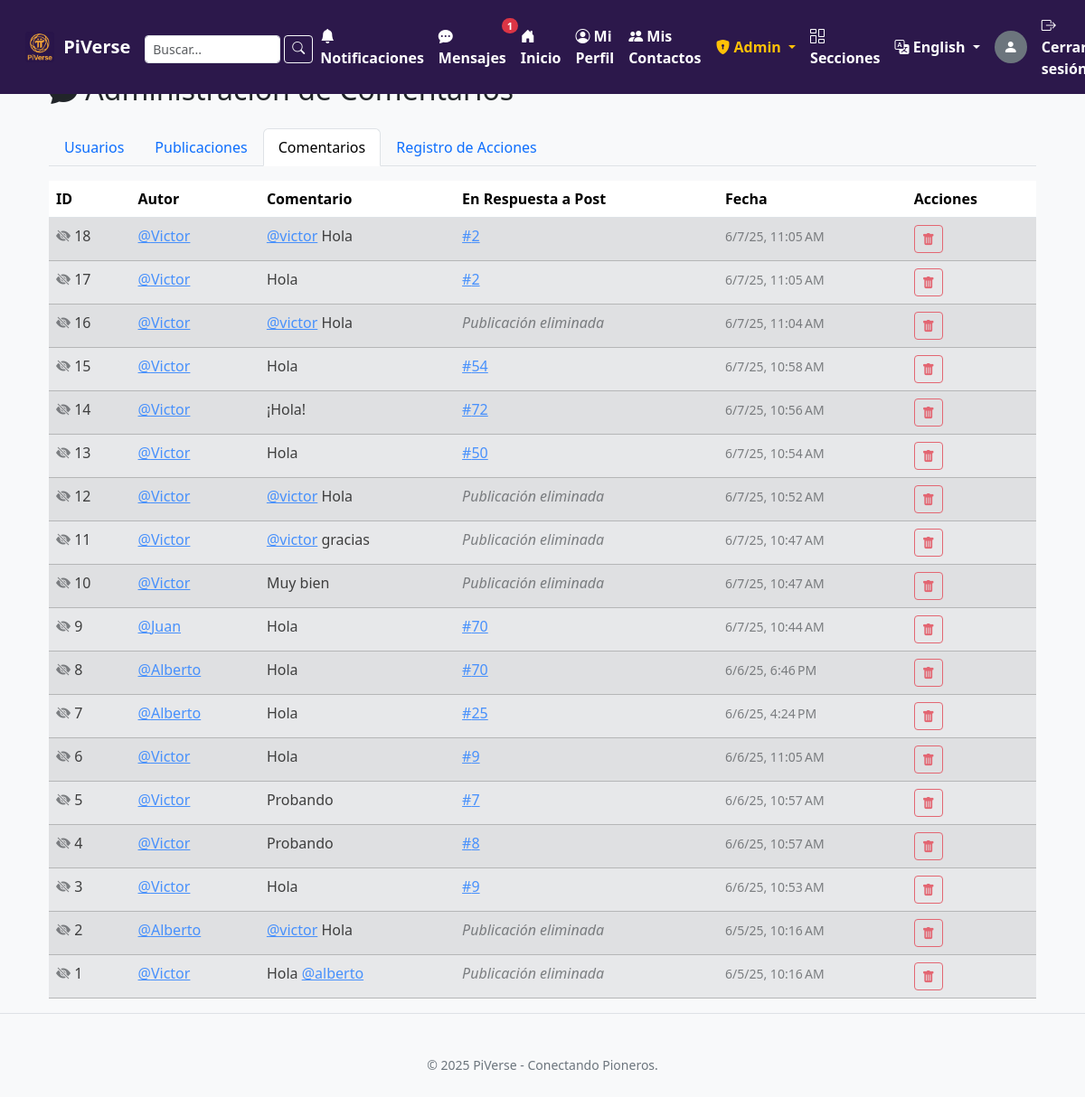
/admin/comments (signed in), run on the app's committed database.
### tables this page shows
CREATE TABLE users (
                id INTEGER PRIMARY KEY AUTOINCREMENT,
                username TEXT UNIQUE NOT NULL,
                password TEXT NOT NULL
            , is_admin_old INTEGER DEFAULT 0, role TEXT NOT NULL DEFAULT 'user', is_admin INTEGER DEFAULT 0, banned_until DATETIME DEFAULT NULL, ban_reason TEXT DEFAULT NULL, muted_until DATETIME DEFAULT NULL);

CREATE TABLE comments (
                id INTEGER PRIMARY KEY AUTOINCREMENT,
                post_id INTEGER NOT NULL,
                user_id INTEGER NOT NULL,
                content TEXT NOT NULL,
                parent_comment_id INTEGER DEFAULT NULL,
                timestamp DATETIME DEFAULT CURRENT_TIMESTAMP, is_visible INTEGER NOT NULL DEFAULT 1,
                FOREIGN KEY(post_id) REFERENCES posts(id) ON DELETE CASCADE,
                FOREIGN KEY(user_id) REFERENCES users(id) ON DELETE CASCADE,
                FOREIGN KEY(parent_comment_id) REFERENCES comments(id) ON DELETE CASCADE
            );

CREATE TABLE posts (
                id INTEGER PRIMARY KEY AUTOINCREMENT,
                user_id INTEGER NOT NULL,
                content TEXT NOT NULL,
                image_filename TEXT,
                timestamp DATETIME DEFAULT CURRENT_TIMESTAMP,
                section_id INTEGER REFERENCES sections(id) ON DELETE SET NULL,
                preview_url TEXT,
                preview_title TEXT,
                preview_description TEXT,
                preview_image_url TEXT, preview_site_name TEXT, is_visible INTEGER NOT NULL DEFAULT 1,
                FOREIGN KEY(user_id) REFERENCES users(id) ON DELETE CASCADE
            );

### app.py (the view)
@app.route('/admin/comments')
@moderator_or_higher_required
def admin_list_comments():
    comments_list = []
    with sqlite3.connect('users.db') as conn:
        conn.row_factory = sqlite3.Row
        c = conn.cursor()
        c.execute('''
            SELECT
                c.id, c.content, c.timestamp,
                u.id AS author_user_id,
                COALESCE(pr.username, u.username) AS author_username,
                pr.slug AS author_slug,
                p.id AS post_id,
                SUBSTR(p.content, 1, 50) AS post_snippet
            FROM comments c
            JOIN users u ON c.user_id = u.id
            LEFT JOIN profiles pr ON u.id = pr.user_id
            LEFT JOIN posts p ON c.post_id = p.id
            ORDER BY c.timestamp DESC
        ''')
        comments_raw = c.fetchall()
        for row in comments_raw:
            comment_item = dict(row)
            comment_item['content_display'] = procesar_menciones_para_mostrar(row['content'])
            comment_item['timestamp_obj'] = parse_timestamp(row['timestamp'])
            comments_list.append(comment_item)
    return render_template('admin/comments_list.html', comments_list=comments_list)

### app.py (called while the page is built)
def select_current_locale():
    user_lang = session.get('language')
    if user_lang and user_lang in app.config['LANGUAGES'].keys():
        return user_lang
    if request:
        return request.accept_languages.best_match(app.config['LANGUAGES'].keys())
    return app.config['BABEL_DEFAULT_LOCALE']

def get_blocked_and_blocking_ids(user_id, c):
    excluded_ids = set()
    if not user_id:
        return excluded_ids
    c.execute("SELECT blocked_user_id FROM blocked_users WHERE blocker_user_id = ?", (user_id,))
    blocked_by_me = {row[0] for row in c.fetchall()}
    c.execute("SELECT blocker_user_id FROM blocked_users WHERE blocked_user_id = ?", (user_id,))
    blocked_me = {row[0] for row in c.fetchall()}
    excluded_ids.update(blocked_by_me)
    excluded_ids.update(blocked_me)
    return excluded_ids

def procesar_menciones_para_mostrar(texto):
    if texto is None: return ""
    def reemplazar(match):
        slug_capturado = match.group(1)
        slug_enlace = slug_capturado.lower()
        return f'<a href="{url_for("ver_perfil", slug_perfil=slug_enlace)}">@{slug_capturado}</a>'
    return re.sub(r'@([a-zA-Z0-9_]+)', reemplazar, texto, flags=re.IGNORECASE)

def parse_timestamp(timestamp_str):
    if not timestamp_str:
        return None
    if isinstance(timestamp_str, datetime):
        if timestamp_str.tzinfo:
            return timestamp_str.astimezone(timezone.utc)
        else:
            return timestamp_str.replace(tzinfo=timezone.utc)
    formats_to_try = [
        '%Y-%m-%d %H:%M:%S.%f%z',
        '%Y-%m-%d %H:%M:%S%z',
        '%Y-%m-%d %H:%M:%S.%f',
        '%Y-%m-%d %H:%M:%S'
    ]
    for fmt in formats_to_try:
        try:
            dt_obj = datetime.strptime(timestamp_str, fmt)
            if dt_obj.tzinfo:
                return dt_obj.astimezone(timezone.utc)
            else:
                return dt_obj.replace(tzinfo=timezone.utc)
        except ValueError:
            continue
    print(f"ADVERTENCIA: No se pudo parsear la cadena de timestamp: '{timestamp_str}' con los formatos probados.")
    return None

### templates/admin/comments_list.html (shortened to what this page needs)
{% extends "base.html" %}
{% block content %}
<div class="container mt-4">
    <div class="row mb-3">
        <div class="col">
            <h2> {{ _('Administración de Comentarios') }}</h2>
        </div>
    </div>
    <ul class="nav nav-tabs mb-3">
        <li class="nav-item">
            <a class="nav-link" href="{{ url_for('admin_users_list') }}">{{ _('Usuarios') }}</a>
        </li>
        <li class="nav-item">
            <a class="nav-link" href="{{ url_for('admin_list_posts') }}">{{ _('Publicaciones') }}</a>
        </li>
        <li class="nav-item">
            <a class="nav-link active" href="{{ url_for('admin_list_comments') }}">{{ _('Comentarios') }}</a>
        </li>
        <li class="nav-item">
            <a class="nav-link" href="{{ url_for('admin_view_log') }}">{{ _('Registro de Acciones') }}</a>
        </li>
    </ul>
    {% if comments_list %}
    <div class="table-responsive">
        <table class="table table-striped table-hover">
            <thead>
                <tr>
                    <th scope="col">ID</th>
                    <th scope="col">{{ _('Autor') }}</th>
                    <th scope="col">{{ _('Comentario') }}</th>
                    <th scope="col">{{ _('En Respuesta a Post') }}</th>
                    <th scope="col">{{ _('Fecha') }}</th>
                    <th scope="col">{{ _('Acciones') }}</th>
                </tr>
            </thead>
            <tbody>
                {% for comment in comments_list %}
                <tr class="{% if not comment.is_visible %}table-secondary opacity-75{% endif %}">
                    <td>
                        {% if not comment.is_visible %}<i class="bi bi-eye-slash-fill text-muted" title="{{ _('Oculto') }}"></i> {% endif %}
                        {{ comment.id }}
                    </td>
                    <td>
                        <a href="{{ url_for('ver_perfil', slug_perfil=comment.author_slug) }}">@{{ comment.author_username }}</a>
                    </td>
                    <td style="max-width: 400px;">
                        <span title="{{ comment.content }}">{{ comment.content_display[:150] | safe }}{% if comment.content_display|length > 150 %}...{% endif %}</span>
                    </td>
                    <td>
                        {% if comment.post_id %}
                            <a href="{{ url_for('ver_publicacion_individual', post_id_vista=comment.post_id) }}" title="{{ comment.post_snippet }}">
                               #{{ comment.post_id }}
                            </a>
                        {% else %}
                            <span class="text-muted fst-italic">{{ _('Publicación eliminada') }}</span>
                        {% endif %}
                    </td>
                    <td>
                        <small class="text-muted" title="{{ comment.timestamp }}">
                            {{ format_datetime(comment.timestamp_obj, 'short') if comment.timestamp_obj else comment.timestamp.split('.')[0] }}
                        </small>
                    </td>
                    <td>
                        <form method="POST" action="{{ url_for('delete_comment', comment_id=comment.id) }}" style="display: inline;"
                              onsubmit="return confirm('{{ _('¿Estás seguro de que quieres ocultar este comentario (ID: %(comment_id)s)?', comment_id=comment.id) }}');">
                            <button type="submit" class="btn btn-sm btn-outline-danger" title="{{ _('Ocultar Comentario') }}"><i class="bi bi-trash-fill"></i></button>
                        </form>
                    </td>
                </tr>
                {% endfor %}
            </tbody>
        </table>
    </div>
    {% else %}
    <div class="alert alert-info" role="alert">
        {{ _('No se encontraron comentarios.') }}
    </div>
    {% endif %}
</div>
{% endblock %}

### templates/base.html (shortened to what this page needs)
<!DOCTYPE html>
<html lang="{{ current_locale.language if current_locale else 'es' }}">
<head>
    <link href="https://cdn.jsdelivr.net/npm/bootstrap@5.3.3/dist/css/bootstrap.min.css" rel="stylesheet">
    <link rel="stylesheet" href="https://cdn.jsdelivr.net/npm/bootstrap-icons@1.11.3/font/bootstrap-icons.min.css">
</head>
<body>
<div class="content-wrapper">
    <nav class="navbar navbar-expand-lg navbar-dark fixed-top px-3">
        <div class="container-fluid">
            <a class="navbar-brand d-flex align-items-center" href="{{ url_for('index') }}">
                <img src="{{ url_for('static', filename='images/piverse.png') }}" alt="{{ _('Logo de PiVerse') }}" style="max-height: 35px; margin-right: 10px; border-radius: 4px;">
                <span style="color: #FFFFFF; font-weight: bold;">PiVerse</span>
            </a>
            <div class="collapse navbar-collapse" id="navbarNav">
                <ul class="navbar-nav ms-auto mb-2 mb-lg-0 align-items-center">
                    {% if 'user_id' in session %}
                        <li class="nav-item">
                            <form class="d-flex pt-1" method="GET" action="{{ url_for('search') }}" role="search">
                                <input class="form-control form-control-sm me-1" type="search" name="q" placeholder="{{ _('Buscar...') }}" aria-label="{{ _('Buscar') }}" style="width: 150px; height: 31px;">
                                <button class="btn btn-sm btn-outline-light" type="submit" style="height: 31px; line-height: 1.2;"><i class="bi bi-search"></i></button>
                            </form>
                        </li>
                        <li class="nav-item">
                            <a class="nav-link position-relative" href="{{ url_for('notificaciones') }}">
                                <i class="bi bi-bell-fill"></i> {{ _('Notificaciones') }}
                            </a>
                        </li>
                        <li class="nav-item">
                            <a class="nav-link position-relative" href="{{ url_for('mensajes') }}">
                                <i class="bi bi-chat-dots-fill"></i> {{ _('Mensajes') }}
                                <span class="badge rounded-pill bg-danger notification-badge {% if unread_messages_count == 0 %}d-none{% endif %}" id="messages-count-badge">
                                    {{ unread_messages_count if unread_messages_count > 0 else '' }}
                                </span>
                            </a>
                        </li>
                        <li class="nav-item"><a class="nav-link" href="{{ url_for('feed') }}"><i class="bi bi-house-door-fill"></i> {{ _('Inicio') }}</a></li>
                        <li class="nav-item"><a class="nav-link" href="{{ url_for('profile') }}"><i class="bi bi-person-circle"></i> {{ _('Mi Perfil') }}</a></li>
                        <li class="nav-item"><a class="nav-link" href="{{ url_for('contactos') }}"><i class="bi bi-people-fill"></i> {{ _('Mis Contactos') }}</a></li>
                        {% if current_user_role in ['moderator', 'coordinator', 'admin'] %}
                        <li class="nav-item dropdown">
                            <a class="nav-link dropdown-toggle" href="#" id="adminDropdown" role="button" data-bs-toggle="dropdown" aria-expanded="false" style="color: #ffc107;">
                                <i class="bi bi-shield-lock-fill"></i> {{ _('Admin') }}
                            </a>
                        </li>
                        {% endif %}
                        <li class="nav-item">
                            <a class="nav-link" href="{{ url_for('sections_list') }}">
                                <i class="bi bi-columns-gap"></i> {{ _('Secciones') }}
                            </a>
                        </li>
                        <li class="nav-item dropdown">
                            <a class="nav-link dropdown-toggle" href="#" id="languageDropdown" role="button" data-bs-toggle="dropdown" aria-expanded="false">
                                <i class="bi bi-translate"></i>
                                {{ available_languages.get(current_locale, _('Idioma')) }}
                            </a>
                        </li>
                        <li class="nav-item me-2 ms-2">
                            {% if foto_usuario_actual %}
                                <a href="{{ url_for('profile') }}">
                                    <img src="{{ url_for('static', filename='uploads/' + foto_usuario_actual) }}" class="rounded-circle" style="width: 36px; height: 36px; object-fit: cover;" alt="{{ _('Foto de perfil de %(username)s', username=display_username_session) }}">
                                </a>
                            {% else %}
                                <a href="{{ url_for('profile') }}" class="text-decoration-none">
                                    <div class="rounded-circle bg-secondary d-flex justify-content-center align-items-center" style="width: 36px; height: 36px;" title="{{ _('Completar perfil') }}">
                                        <i class="bi bi-person-fill text-white"></i>
                                    </div>
                                </a>
                            {% endif %}
                        </li>
                        <li class="nav-item"><a class="nav-link" href="{{ url_for('logout') }}"><i class="bi bi-box-arrow-right"></i> {{ _('Cerrar sesión') }}</a></li>
                    {% endif %}
                </ul>
            </div>
        </div>
    </nav>
    <div class="container">
        {% block content %}{% endblock %}
    </div>
</div>
<footer class="footer-main text-center">
    <div class="container">
        <small>&copy; {% if now %}{{ now().year }}{% else %}{{ _('Año actual') }}{% endif %} PiVerse - {{ _('Conectando Pioneros.') }}</small>
    </div>
</footer>
</body>
</html>

### templates/base.html (style rules this page uses)
body { background-color: #f8f9fa; padding-top: 56px; display: flex; flex-direction: column; min-height: 100vh; }
.content-wrapper { flex: 1 0 auto; }
.navbar { background-color: #2c184b; }
.navbar .navbar-brand img { max-height: 35px; margin-right: 10px; border-radius: 4px; }
.navbar .navbar-brand, .navbar .nav-link { color: #FFFFFF; font-weight: bold; }
.container { margin-top: 20px; }
.notification-badge { position: absolute; top: 0px; right: -5px; padding: 0.25em 0.5em; font-size: 0.7rem; line-height: 1; }
footer.footer-main { padding: 1.5rem 0; margin-top: auto; background-color: #f8f9fa; color: #6c757d; border-top: 1px solid #dee2e6; }

### data on the page
comments: id "18", author_username "Victor", content_display "@victor Hola", post_id "2", timestamp_obj "6/7/25, 11:05 AM"
comments: id "17", author_username "Victor", content "Hola", post_id "2", timestamp_obj "6/7/25, 11:05 AM"
comments: id "16", author_username "Victor", content_display "@victor Hola", timestamp_obj "6/7/25, 11:04 AM"
comments: id "15", author_username "Victor", content "Hola", post_id "54", timestamp_obj "6/7/25, 10:58 AM"
comments: id "14", author_username "Victor", content "¡Hola!", post_id "72", timestamp_obj "6/7/25, 10:56 AM"
comments: id "13", author_username "Victor", content "Hola", post_id "50", timestamp_obj "6/7/25, 10:54 AM"
comments: id "12", author_username "Victor", content_display "@victor Hola", timestamp_obj "6/7/25, 10:52 AM"
comments: id "11", author_username "Victor", content_display "@victor gracias", timestamp_obj "6/7/25, 10:47 AM"
comments: id "10", author_username "Victor", content "Muy bien", timestamp_obj "6/7/25, 10:47 AM"
comments: id "9", author_username "Juan", content "Hola", post_id "70", timestamp_obj "6/7/25, 10:44 AM"
comments: id "8", author_username "Alberto", content "Hola", post_id "70", timestamp_obj "6/6/25, 6:46 PM"
comments: id "7", author_username "Alberto", content "Hola", post_id "25", timestamp_obj "6/6/25, 4:24 PM"
comments: id "6", author_username "Victor", content "Hola", post_id "9", timestamp_obj "6/6/25, 11:05 AM"
comments: id "5", author_username "Victor", content "Probando", post_id "7", timestamp_obj "6/6/25, 10:57 AM"
comments: id "4", author_username "Victor", content "Probando", post_id "8", timestamp_obj "6/6/25, 10:57 AM"
comments: id "3", author_username "Victor", content "Hola", post_id "9", timestamp_obj "6/6/25, 10:53 AM"
comments: id "2", author_username "Alberto", content_display "@victor Hola", timestamp_obj "6/5/25, 10:16 AM"
comments: id "1", author_username "Victor", content_display "Hola @alberto", timestamp_obj "6/5/25, 10:16 AM"

### other printed values
{{ unread_messages_count if unread_messages_count > 0 else '' }} "1"
{{ available_languages.get(current_locale, _('Idioma')) }} "English"
